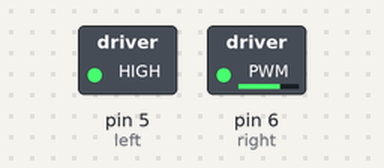
Simulated run of this sketch. Board: Arduino Uno, built with avr-gcc and run on an emulated ATmega328P. On the bench: switched loads named in the sketch (green lamp = pin HIGH). Pins used as bus, display or sensor lines are not drawn.

Above: at 0.05 s.
At 12.0 s:
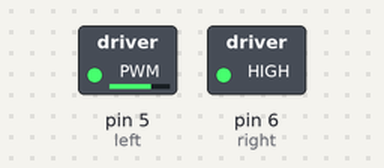
Timing chart, 0 to 15.6 s (numbered marks = the images above):
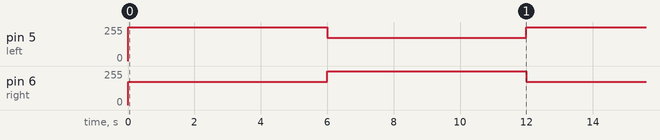

Measured:
- by itself, pin 5 (left), pin 6 (right): alternates 255/255 for 6.0 s and 175/255 for 6.0 s

The sketch:

cricket_robot.ino
```cpp
int left = 5;
int right = 6;

void setup() {
   pinMode(13, OUTPUT);
}

void loop()
{
  for (int i=0; i <= 5; i++){
    digitalWrite(13,HIGH);
    analogWrite(left, 255);
    analogWrite(right, 175);
    digitalWrite(13,HIGH);
    digitalWrite(13,HIGH);
    digitalWrite(13,LOW);
    delay(1000);
   }
  for (int i=0; i <= 5; i++){
    digitalWrite(13,HIGH);
    analogWrite(left, 175);
    analogWrite(right, 255);
    digitalWrite(13,LOW);
    delay(1000);
  }
}
```
